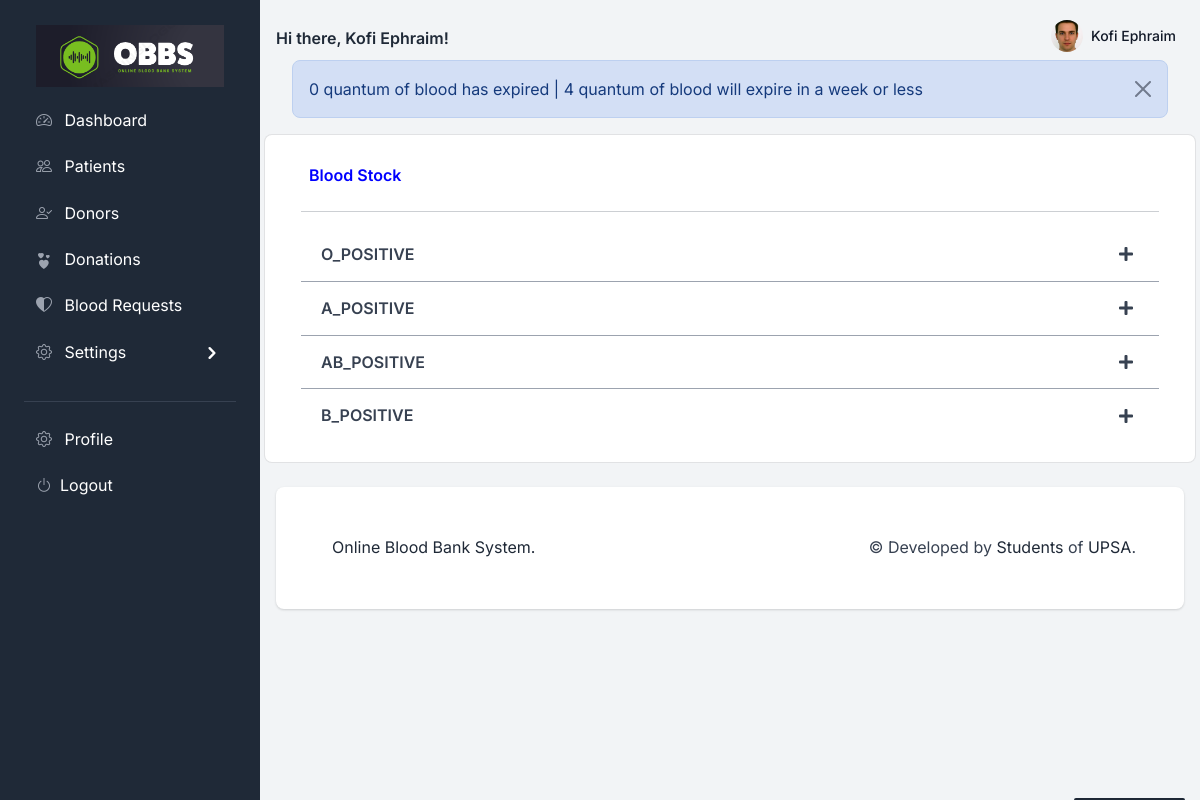
The app's page /dashboard/ (signed in) with its own data.
### accounts/models.py (models this page shows, shortened)
class User(AbstractBaseUser, PermissionsMixin):
    email = models.EmailField(max_length=255, unique=True)
    fullname = models.CharField(max_length=255, blank=True, null=True)
    phone = models.CharField(max_length=15, blank=True, null=True)
    gender = models.CharField(max_length=15, blank=True, null=True)
    profile_image = models.ImageField(
        upload_to='profile_images', blank=True, null=True)
    is_active = models.BooleanField(default=True)
    is_staff = models.BooleanField(default=False)
    is_superuser = models.BooleanField(default=False)
    is_patient = models.BooleanField(default=False)
    created_by_staff = models.BooleanField(default=False)
    created_at = models.DateTimeField(auto_now_add=True)
    def get_fullname(self):
        return self.fullname if self.fullname else self.email
    objects = AccountManager()
    USERNAME_FIELD = 'email'
    def __str__(self):
        return self.get_fullname()
    class Meta:
        db_table = 'user'
        permissions = [
            ("view_profile", "Can view profile"),
            ("view_setting", "Can view setting"),
            ("change_profile", "Can update profile"),
            ("reset_password", "Can reset password"),
            ("add_user_to_group", "Can add user to group"),
            ("add_patient", "Can add patient"),
            ("change_patient", "Can update patient"),
            ("add_permission_to_user", "Can add permission to user"),
        ]

### dashboard/views/dashboard.py (the view)
# urls.py: path('', views.DashboardView.as_view(), name='dashboard'),
class DashboardView(View):
    template = 'dashboard/dashboard.html'
    def get(self, request, *args, **kwargs):
        expired_blood_count = Donation.objects.filter(
            date_time_donated__lte=tz.now()-timedelta(days=40)).count()
        expiring_blood_count = Donation.objects.filter(date_time_donated__gt=tz.now(
        )-timedelta(days=40), date_time_donated__lte=tz.now()+timedelta(days=7)).count()
        message = f'{expired_blood_count} quantum of blood has expired | {expiring_blood_count} quantum of blood will expire in a week or less'  # noqa
        blood_types = Donation.objects.values_list('donor__blood_type', flat=True).distinct()  # noqa
        blood_type_counts = Donation.objects.values('donor__blood_type').annotate(count=Count('donor__blood_type'))  # noqa
        blood_type_totals = Donation.objects.values(
            'donor__blood_type').annotate(total_quantity=Sum('quantity'))
        blood_type_requests = BloodRequest.objects.filter(status__in=['PENDING', 'REJECTED']).values(
            'patient_profile__blood_type').annotate(requested_quantity=Sum('quantity'))
        blood_type_info = []
        for blood_type in set(blood_type_totals.values_list('donor__blood_type', flat=True)):
            total_quantity = blood_type_totals.filter(
                donor__blood_type=blood_type).aggregate(Sum('quantity'))['quantity__sum']
            requested_quantity = blood_type_requests.filter(
                patient_profile__blood_type=blood_type).aggregate(Sum('quantity'))['quantity__sum']
            approve_requested_quantity = blood_type_requests.filter(
                patient_profile__blood_type=blood_type, status='APPROVED').aggregate(Sum('quantity'))['quantity__sum']
            available_quantity = float(
                total_quantity) - float(approve_requested_quantity or 0)
            blood_type_info.append({
                'blood_type': blood_type,
                'total_quantity': str(total_quantity or 0),
                'requested_quantity': str(requested_quantity or 0),
                'approve_requested_quantity': str(approve_requested_quantity or 0),
                'available_quantity': str(available_quantity)
            })
        print(blood_type_info)
        print(blood_type_counts)
        print(blood_types)
        if request.user.is_staff or request.user.is_superuser:
            messages.info(request, message)
        context = {
            'blood_types': blood_types,
            'blood_type_counts': blood_type_counts,
            'blood_type_info': blood_type_info,
        }
        return render(request, self.template, context)

### dashboard/templates/dashboard/dashboard.html (shortened to what this page needs)
{% extends "base/base.html" %}
{% load static %}
{% load custom_filters %}
{% block content %}
<div class="row">
    <div class="card">
        <div class="card-body">
            <div class="p-2" style="color: blue;"><b>Blood Stock</b></div>
            <hr>
            <div class="accordion accordion-flush" id="accordionFlushExample">
                {% for blood in blood_type_info %}
                <div class="accordion-item">
                    <h2 class="accordion-header" id="flush-heading{{blood.blood_type}}">
                        <button class="accordion-button collapsed" type="button" data-bs-toggle="collapse"
                            data-bs-target="#flush-collapse{{blood.blood_type}}" aria-expanded="false"
                            aria-controls="flush-collapse{{blood.blood_type}}">
                            <b>{{blood.blood_type}}</b>
                        </button>
                    </h2>
                </div>
                {% endfor %}
            </div>
        </div>
    </div>
</div>
{% endblock content %}

### dashboard/templates/includes/navigation.html (shortened to what this page needs)
{% load static %}
<nav class="navbar navbar-top navbar-expand navbar-dashboard navbar-dark ps-0 pe-2 pb-0">
  <div class="container-fluid px-0">
    <div class="d-flex justify-content-between w-100" id="navbarSupportedContent">
      <div class="d-flex align-items-center text-primary">
        <b>Hi there, {{request.user.get_fullname}}!</b>
      </div>
      <ul class="navbar-nav align-items-center">
        <li class="nav-item dropdown ms-lg-3">
          <a class="nav-link dropdown-toggle pt-1 px-0" href="#" role="button" data-bs-toggle="dropdown"
            aria-expanded="false">
            <div class="media d-flex align-items-center">
              <img class="avatar rounded-circle"
                src="{% if request.user.profile_image %} {{ request.user.profile_image.url }} {% else %} {% static '/assets/img/team/profile-picture-3.jpg' %} {% endif %} "
                class="avatar-xl rounded-circle mx-auto mt-n7 mb-4" alt="Neil Portrait">
              <div class="media-body ms-2 text-dark align-items-center d-none d-lg-block">
                <span class="mb-0 font-small fw-bold text-gray-900">
                  {% if request.user.get_fullname %}
                  <strong>{{ request.user.get_fullname }}</strong>
                  {% else %}
                  <strong>Guest</strong>
                  {% endif %}
                </span>
              </div>
            </div>
          </a>
        </li>
      </ul>
    </div>
  </div>
</nav>
<div class="container-fluid">
  <div class="row">
    <div class="col-12">
      {% if messages %}
      {% for message in messages %}
      <div class="alert alert-{{ message.tags }} alert-dismissible fade show" role="alert">
        {{ message }}
        <button type="button" class="btn-close" data-bs-dismiss="alert" aria-label="Close"></button>
      </div>
      {% endfor %}
      {% endif %}
    </div>
  </div>
</div>

### records on screen
User: user.get_fullname "Kofi Ephraim", profile_image (picture)

### other values on screen
{{ message }} "0 quantum of blood has expired | 4 quantum of blood will expire in a week or less"
{{ blood.blood_type }} "O_POSITIVE" "A_POSITIVE" "AB_POSITIVE" "B_POSITIVE"
